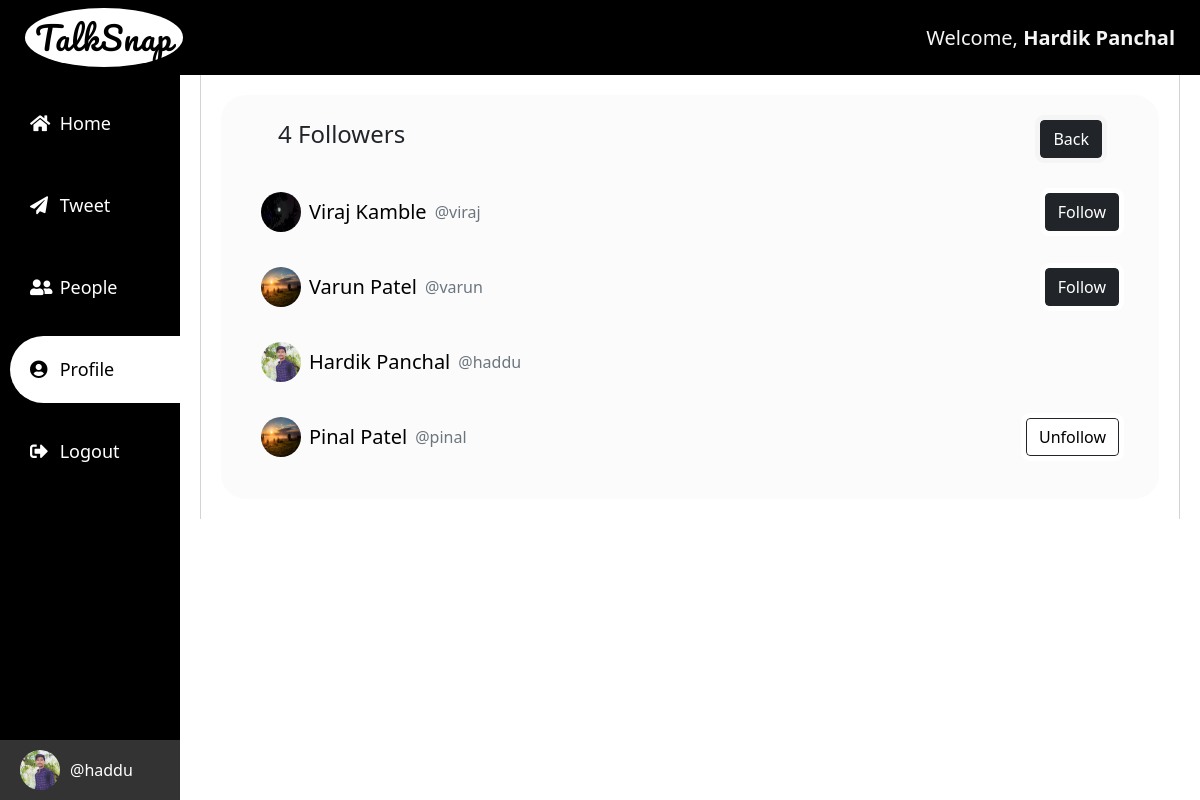
The page /list-of-people/followers/risit/ (signed in) on the database its author committed.
### root/models.py (models this page shows)
class Profile(models.Model):
    user = models.OneToOneField(User, on_delete=models.CASCADE)
    dob = models.DateField(null=True, blank=True)
    bio = models.TextField(max_length=200, null=True, blank=True)
    location = models.TextField(max_length=30, null=True, blank=True)
    profile_image = models.ImageField(upload_to = 'profile_pics', null=True, blank=True)
    following = models.ManyToManyField(User, blank=True, related_name="following")

### root/views.py (the view)
# urls.py: path('list-of-people/followers/<slug:username>/', login_required(views.Followers.as_view(), login_url='login'), name='followers'),
class Followers(TemplateView):
    template_name = 'followers.html'
    def get_context_data(self,*args, **kwargs):
        context = super().get_context_data(**kwargs)
        s_username = kwargs['username']
        user = User.objects.get(username = s_username)
        followers = Profile.objects.filter(following = user.id)
        context = {'followers':followers, 's_username':s_username}
        return context

### root/templates/followers.html (shortened to what this page needs)
{% extends 'base.html' %}
{% load static %}
{% block extracss %}
    <link rel="stylesheet" href="{% static 'css/people.css' %}">
{% endblock extracss %}
{% block section1 %}
<div class="peoples">
    <div class="header_counter d-flex justify-content-between px-3 mb-3">
        <div class="follower_count px-3">
            <h4>{{followers|length}} Followers</h4>
        </div>
        <div class="back-btn px-3">
            <a href="{% url 'profile' s_username %}">
                <button class='btn btn-dark' style="outline:5px solid whitesmoke;">Back</button>
            </a>
        </div>
    </div>
    {% if followers|length == 0 %}
        <div class="card p-2 text-center m-5 w-50">
            <h3>No One Follow You</h3>
        </div>
    {% else %}
    {% for follower in followers %}
        <div class="people-list">
            <div class="users-info">
                    <div class="user-pic">
                        <a href="{% url 'profile' follower.user.username %}">
                            {% if follower.user.profile.profile_image %}
                            <img src="{{follower.user.profile.profile_image.url}}" id="profile_pic" alt="#">
                            {% else %}
                            <img src="{% static '../static/images/default.png' %}" id="profile_pic" alt="#">
                            {% endif %}
                        </a>
                    </div>
                    <div class="user-det">
                        <a href="{% url 'profile' follower.user.username %}">
                            <h5>{{follower.user.first_name}} {{follower.user.last_name}}</h5>
                        </a>
                        <span>
                            <p class="text-muted">@{{follower.user.username}}</p>
                        </span>
                    </div>
                </div>
                <div class="follow-btn">
                    {% if follower.user in user.profile.following.all %}
                    <button class="btn btn-dark change" id="{{follower.user.id}}" onclick="follow({{follower.user.id}})" url="{% url 'follow' follower.user.id %}">Unfollow</button>
                    {% else %}
                    {% if follower.user == request.user %}
                    <button class="btn btn-dark d-none" id="{{follower.user.id}}" onclick="follow({{follower.user.id}})" url="{% url 'follow' follower.user.id %}">Unfollow</button>
                    {% else %}
                    <button class="btn btn-dark" id="{{follower.user.id}}" onclick="follow({{follower.user.id}})" url="{% url 'follow' follower.user.id %}">Follow</button>
                    {% endif %}
                    {% endif %}
                </div>
            </div>
            {% endfor %}
        {% endif %}
</div>
{% endblock section1 %}

### root/templates/base.html (shortened to what this page needs)
{% load static %}
<!DOCTYPE html>
<html lang="en">
<head>
    <link rel="stylesheet" href="https://pro.fontawesome.com/releases/v5.10.0/css/all.css"/>
    <link rel="stylesheet" href="{% static 'css/bootstrap.css' %}">
    <link rel="stylesheet" href="{% static 'css/base.css' %}">
    {% block extracss %}{% endblock extracss %}
</head>
<body>
    <div class="first-div">
        <div class="header-class">
            <div class="logo">
                <a href="{% url 'home' %}">
                    <h2 class="logo-txt">TalkSnap</h2>
                </a>
            </div>
           <div class="wlcu">
                <p class="wlc">Welcome, <b>{{user.first_name}} {{user.last_name}}</b></p>
            </div>
        </div>
    </div>
    <div class="main-class">
        <div class="menu">
            <div class="menu-start">
                <ul class="menu-item">
                    <li title="Home">
                        <a href="{% url 'home' %}" {% if request.resolver_match.url_name == 'home' %}class="active"{% endif %}>
                            <i class="fas fa-home"></i>
                            <span>Home</span>
                        </a>
                    </li>
                    <li title="Tweet">
                        <a href="{% url 'tweet' %}" {% if request.resolver_match.url_name == 'tweet' %}class="active"{% endif %}>
                            <i class="fas fa-paper-plane"></i>
                            <span>Tweet</span>
                        </a>
                    </li>
                    <li title="People">
                        <a href="{% url 'people' %}" {% if request.resolver_match.url_name == 'people' or request.resolver_match.url_name == 'search' %}class="active"{% endif %}>
                            <i class="fas fa-user-friends"></i>
                            <span>People</span>
                        </a>
                    </li>
                    <li title="Profile">
                        <a href="{% url 'profile' user.username %}" {% if request.resolver_match.url_name == 'profile' or request.resolver_match.url_name == 'editprofile' or request.resolver_match.url_name == 'followers'  or request.resolver_match.url_name == 'followings' %}class="active"{% endif %}>
                            <i class="fas fa-user-circle"></i>
                            <span>Profile</span>
                        </a>
                    </li>
                    <li title="Logout">
                        <a href="{% url 'logout' %}">
                            <i class="fas fa-sign-out-alt"></i>
                            <span>Logout</span>
                        </a>
                    </li>
                </ul>
            </div>
            <div class="user-info">
                <div class="user-details">
                    <div class="user-pic">
                        {% if user.profile.profile_image %}
                            <img src="{{user.profile.profile_image.url}}" alt="#">
                        {% else %}
                            <img src="{% static '../static/images/default.png' %}" alt="#">
                        {% endif %}
                    </div>
                    <p class="user-name">
                        @{{user.username}}
                    </p>
                </div>
            </div>
        </div>
        <div class="section2">
            <div class="all-disp">
                <div class="content">
                    {% block section1 %}{% endblock section1 %}
                </div>
            </div>
        </div>
    </div>
</body>
</html>

### root/static/css/base.css (style rules this page uses)
* { box-sizing: border-box; scroll-behavior: smooth; margin: 0; padding: 0; }
.first-div { top: 0; left: 0; position: sticky; width: 100%; background-color: black; height: 75px; color: whitesmoke; z-index: 100; }
.first-div .header-class { height: 75px; display: flex; justify-content: space-between; }
.header-class > div { margin: auto 25px; }
.logo a { text-decoration: none; color: black; }
.logo { background: white; border-radius: 100%; cursor: pointer; }
.logo-txt { font-family: 'Pacifico', cursive; padding: 10px; margin: auto; text-align: center; font-size: 32px; letter-spacing: 1px; }
p.wlc { font-size: 20px; margin: auto; }
.main-class { width: 100%; }
.menu { width: 15%; background-color: rgb(0, 0, 0); height: 100vh; position: fixed; display: block; color: white; }
.menu .menu-start { padding-left: 10px; height: 100%; width: 100%; }
.menu ul, .menu ul li a { list-style: none; margin: 0; padding: 0; }
.menu ul li a { display: block; margin: 15px auto; padding: 20px; color: white; text-decoration: none; font-size: 18px; }
.menu ul li a i { width: 20px; margin-right: 5px; }
.menu .menu-item a.active, .menu .menu-item a:hover { color: black; background-color: white; border-bottom-left-radius: 50px; border-top-left-radius: 50px; transition: ease-in 250ms; }
.menu .user-info { bottom: 0; position: fixed; width: inherit; padding: 10px 20px; background-color: rgb(52, 51, 51); }
.menu .user-info .user-details { display: flex; align-items: center; }
.user-pic img { width:40px; height: 40px; border-radius: 50%; }
.user-details p { margin-left: 10px; margin-bottom: 0%; }
.main-class .section2 { width: 85%; background-color: white; padding: 0px 20px; margin-left: 15%; }
.main-class .section2 .all-disp { padding: 20px; border-left: 1px solid lightgrey; border-right: 1px solid lightgrey; }
.main-class .all-disp .content { width: 100%; background: rgba(245, 245, 245, 0.39); border-radius: 25px; padding: 25px; }

### root/static/css/people.css (style rules this page uses)
.people-list { padding:15px; display: flex; flex-direction: row; justify-content: space-between; align-items: center; height: 75px; }
.people-list .users-info { display: flex; flex-direction: row; justify-content: space-between; align-items: center; }
.people-list .users-info .user-pic { border: none; align-items: center; }
.people-list .users-info .user-det { display: inline-flex; align-items: center; margin-left: 8px; }
.people-list .users-info .user-det a h5 { margin-bottom: 0; }
.people-list .users-info .user-det a { text-decoration: none; color: black; margin: auto; }
.people-list .users-info .user-det p { margin: auto 8px; margin-bottom: 0 !important; }
.people-list .follow-btn button { outline: 5px solid white; transition: all ease 500ms; }
.people-list .follow-btn .change { background: white; color: black; }

### rows shown on the page
Profile: user.profile.profile_image (picture), user.first_name "Viraj", user.last_name "Kamble", user.username "viraj"
Profile: user.profile.profile_image (picture), user.first_name "Varun", user.last_name "Patel", user.username "varun"
Profile: user.profile.profile_image (picture), user.first_name "Hardik", user.last_name "Panchal", user.username "haddu"
Profile: user.profile.profile_image (picture), user.first_name "Pinal", user.last_name "Patel", user.username "pinal"

### other values the page prints
{{ user.first_name }} "Hardik"
{{ user.last_name }} "Panchal"
{{ user.username }} "haddu"
{{ followers|length }} "4"
